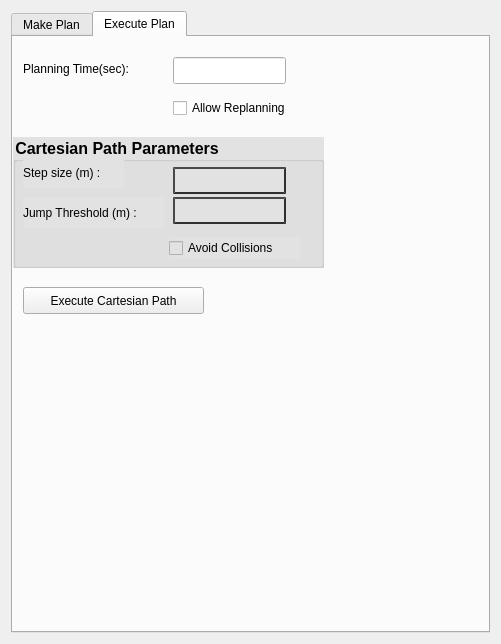
<?xml version="1.0" encoding="UTF-8"?>
<ui version="4.0">
 <class>PathPlanningWidget</class>
 <widget class="QWidget" name="PathPlanningWidget">
  <property name="geometry">
   <rect>
    <x>0</x>
    <y>0</y>
    <width>501</width>
    <height>644</height>
   </rect>
  </property>
  <property name="windowTitle">
   <string>Form</string>
  </property>
  <layout class="QGridLayout" name="gridLayout">
   <item row="0" column="1">
    <widget class="QTabWidget" name="tabWidget">
     <property name="currentIndex">
      <number>1</number>
     </property>
     <widget class="QWidget" name="tab_1">
      <attribute name="title">
       <string>Make Plan</string>
      </attribute>
      <layout class="QGridLayout" name="gridLayout_2">
       <item row="9" column="0">
        <widget class="QPushButton" name="btn_LoadPath">
         <property name="text">
          <string>Load Path</string>
         </property>
        </widget>
       </item>
       <item row="0" column="0">
        <widget class="QLabel" name="label">
         <property name="text">
          <string>Path Way Points</string>
         </property>
        </widget>
       </item>
       <item row="9" column="1">
        <widget class="QPushButton" name="btn_SavePath">
         <property name="text">
          <string>Save Path</string>
         </property>
        </widget>
       </item>
       <item row="9" column="3">
        <widget class="QPushButton" name="btn_ClearAllPoints">
         <property name="text">
          <string>Clear All Points</string>
         </property>
        </widget>
       </item>
       <item row="1" column="0" rowspan="4" colspan="4">
        <widget class="QTreeView" name="treeView"/>
       </item>
       <item row="8" column="2" colspan="2">
        <spacer name="horizontalSpacer">
         <property name="orientation">
          <enum>Qt::Horizontal</enum>
         </property>
         <property name="sizeHint" stdset="0">
          <size>
           <width>40</width>
           <height>20</height>
          </size>
         </property>
        </spacer>
       </item>
       <item row="7" column="3">
        <layout class="QGridLayout" name="gridLayout_3">
         <item row="2" column="0">
          <widget class="QLineEdit" name="txtPointName"/>
         </item>
         <item row="1" column="0">
          <widget class="QLabel" name="label_3">
           <property name="text">
            <string>Point</string>
           </property>
          </widget>
         </item>
         <item row="5" column="0">
          <spacer name="verticalSpacer_3">
           <property name="orientation">
            <enum>Qt::Vertical</enum>
           </property>
           <property name="sizeHint" stdset="0">
            <size>
             <width>20</width>
             <height>40</height>
            </size>
           </property>
          </spacer>
         </item>
         <item row="6" column="0">
          <spacer name="verticalSpacer_2">
           <property name="orientation">
            <enum>Qt::Vertical</enum>
           </property>
           <property name="sizeHint" stdset="0">
            <size>
             <width>20</width>
             <height>80</height>
            </size>
           </property>
          </spacer>
         </item>
         <item row="0" column="0">
          <spacer name="verticalSpacer">
           <property name="orientation">
            <enum>Qt::Vertical</enum>
           </property>
           <property name="sizeHint" stdset="0">
            <size>
             <width>20</width>
             <height>40</height>
            </size>
           </property>
          </spacer>
         </item>
         <item row="3" column="0">
          <widget class="QPushButton" name="btnRemovePoint">
           <property name="text">
            <string>Remove Point</string>
           </property>
          </widget>
         </item>
        </layout>
       </item>
       <item row="7" column="0" colspan="2">
        <widget class="QGroupBox" name="newPointLayout">
         <property name="autoFillBackground">
          <bool>false</bool>
         </property>
         <property name="styleSheet">
          <string notr="true">background-color: rgb(226, 226, 226)</string>
         </property>
         <layout class="QFormLayout" name="FormLayoutObjectPose_2">
          <property name="fieldGrowthPolicy">
           <enum>QFormLayout::AllNonFixedFieldsGrow</enum>
          </property>
          <item row="0" column="0">
           <widget class="QGroupBox" name="groupBox">
            <property name="font">
             <font>
              <pointsize>12</pointsize>
              <weight>75</weight>
              <bold>true</bold>
             </font>
            </property>
            <property name="title">
             <string>Add New Way-Point</string>
            </property>
           </widget>
          </item>
          <item row="1" column="0" colspan="2">
           <spacer name="verticalSpacer_4">
            <property name="orientation">
             <enum>Qt::Vertical</enum>
            </property>
            <property name="sizeHint" stdset="0">
             <size>
              <width>20</width>
              <height>40</height>
             </size>
            </property>
           </spacer>
          </item>
          <item row="2" column="0">
           <widget class="QLabel" name="label_2">
            <property name="text">
             <string>Set Position/Orientation</string>
            </property>
           </widget>
          </item>
          <item row="5" column="0">
           <widget class="QLabel" name="xLabel">
            <property name="text">
             <string>X (m)</string>
            </property>
           </widget>
          </item>
          <item row="5" column="1">
           <widget class="QLineEdit" name="LineEditX">
            <property name="styleSheet">
             <string notr="true">border-style: outset;
border-width: 2px;
border-color :rgb(48, 48, 48)</string>
            </property>
           </widget>
          </item>
          <item row="7" column="0">
           <widget class="QLabel" name="yLabel">
            <property name="text">
             <string>Y (m)</string>
            </property>
           </widget>
          </item>
          <item row="7" column="1">
           <widget class="QLineEdit" name="LineEditY">
            <property name="styleSheet">
             <string notr="true">border-style: outset;
border-width: 2px;
border-color :rgb(48, 48, 48)</string>
            </property>
           </widget>
          </item>
          <item row="8" column="0">
           <widget class="QLabel" name="zLabel">
            <property name="text">
             <string>Z (m)</string>
            </property>
           </widget>
          </item>
          <item row="8" column="1">
           <widget class="QLineEdit" name="LineEditZ">
            <property name="styleSheet">
             <string notr="true">border-style: outset;
border-width: 2px;
border-color :rgb(48, 48, 48)</string>
            </property>
           </widget>
          </item>
          <item row="9" column="0">
           <widget class="QLabel" name="rxLabel">
            <property name="text">
             <string>Rx (deg)</string>
            </property>
           </widget>
          </item>
          <item row="9" column="1">
           <widget class="QLineEdit" name="LineEditRx">
            <property name="styleSheet">
             <string notr="true">border-style: outset;
border-width: 2px;
border-color :rgb(48, 48, 48)</string>
            </property>
           </widget>
          </item>
          <item row="10" column="0">
           <widget class="QLabel" name="ryLabel">
            <property name="text">
             <string>Ry (deg)</string>
            </property>
           </widget>
          </item>
          <item row="10" column="1">
           <widget class="QLineEdit" name="LineEditRy">
            <property name="styleSheet">
             <string notr="true">border-style: outset;
border-width: 2px;
border-color :rgb(48, 48, 48)</string>
            </property>
           </widget>
          </item>
          <item row="12" column="0">
           <widget class="QLabel" name="rzLabel">
            <property name="text">
             <string>Rz (deg)</string>
            </property>
           </widget>
          </item>
          <item row="12" column="1">
           <widget class="QLineEdit" name="LineEditRz">
            <property name="styleSheet">
             <string notr="true">border-style: outset;
border-width: 2px;
border-color :rgb(48, 48, 48)</string>
            </property>
           </widget>
          </item>
          <item row="13" column="0">
           <widget class="QPushButton" name="btnAddPoint">
            <property name="text">
             <string>Add Point</string>
            </property>
           </widget>
          </item>
         </layout>
        </widget>
       </item>
      </layout>
      <zorder>label</zorder>
      <zorder>treeView</zorder>
      <zorder>btn_LoadPath</zorder>
      <zorder>btn_SavePath</zorder>
      <zorder>newPointLayout</zorder>
      <zorder>btn_ClearAllPoints</zorder>
      <zorder>horizontalSpacer</zorder>
     </widget>
     <widget class="QWidget" name="tab_2">
      <attribute name="title">
       <string>Execute Plan</string>
      </attribute>
      <widget class="QPushButton" name="targetPoint">
       <property name="geometry">
        <rect>
         <x>10</x>
         <y>250</y>
         <width>181</width>
         <height>27</height>
        </rect>
       </property>
       <property name="text">
        <string>Execute Cartesian Path</string>
       </property>
      </widget>
      <widget class="QLabel" name="label_4">
       <property name="geometry">
        <rect>
         <x>10</x>
         <y>16</y>
         <width>141</width>
         <height>31</height>
        </rect>
       </property>
       <property name="text">
        <string>Planning Time(sec):</string>
       </property>
      </widget>
      <widget class="QLineEdit" name="lnEdit_PlanTime">
       <property name="geometry">
        <rect>
         <x>160</x>
         <y>20</y>
         <width>113</width>
         <height>27</height>
        </rect>
       </property>
      </widget>
      <widget class="QCheckBox" name="chk_AllowReplanning">
       <property name="geometry">
        <rect>
         <x>160</x>
         <y>60</y>
         <width>151</width>
         <height>22</height>
        </rect>
       </property>
       <property name="text">
        <string>Allow Replanning</string>
       </property>
      </widget>
      <widget class="QGroupBox" name="groupBox_2">
       <property name="geometry">
        <rect>
         <x>0</x>
         <y>100</y>
         <width>311</width>
         <height>131</height>
        </rect>
       </property>
       <property name="font">
        <font>
         <pointsize>12</pointsize>
         <weight>75</weight>
         <italic>false</italic>
         <bold>true</bold>
        </font>
       </property>
       <property name="styleSheet">
        <string notr="true">background-color: rgb(226, 226, 226)</string>
       </property>
       <property name="title">
        <string>Cartesian Path Parameters</string>
       </property>
       <widget class="QLabel" name="label_5">
        <property name="geometry">
         <rect>
          <x>10</x>
          <y>20</y>
          <width>101</width>
          <height>31</height>
         </rect>
        </property>
        <property name="text">
         <string>Step size (m) :</string>
        </property>
       </widget>
       <widget class="QLineEdit" name="lnEdit_StepSize">
        <property name="geometry">
         <rect>
          <x>160</x>
          <y>30</y>
          <width>113</width>
          <height>27</height>
         </rect>
        </property>
        <property name="styleSheet">
         <string notr="true">border-style: outset;
border-width: 2px;
border-color :rgb(48, 48, 48)</string>
        </property>
       </widget>
       <widget class="QLineEdit" name="lnEdit_JmpThresh">
        <property name="geometry">
         <rect>
          <x>160</x>
          <y>60</y>
          <width>113</width>
          <height>27</height>
         </rect>
        </property>
        <property name="styleSheet">
         <string notr="true">border-style: outset;
border-width: 2px;
border-color :rgb(48, 48, 48)</string>
        </property>
        <property name="text">
         <string/>
        </property>
       </widget>
       <widget class="QLabel" name="label_6">
        <property name="geometry">
         <rect>
          <x>10</x>
          <y>60</y>
          <width>141</width>
          <height>31</height>
         </rect>
        </property>
        <property name="text">
         <string>Jump Threshold (m) :</string>
        </property>
       </widget>
       <widget class="QCheckBox" name="chk_AvoidColl">
        <property name="geometry">
         <rect>
          <x>156</x>
          <y>100</y>
          <width>131</width>
          <height>22</height>
         </rect>
        </property>
        <property name="text">
         <string>Avoid Collisions</string>
        </property>
       </widget>
      </widget>
     </widget>
    </widget>
   </item>
  </layout>
 </widget>
 <resources/>
 <connections/>
</ui>
